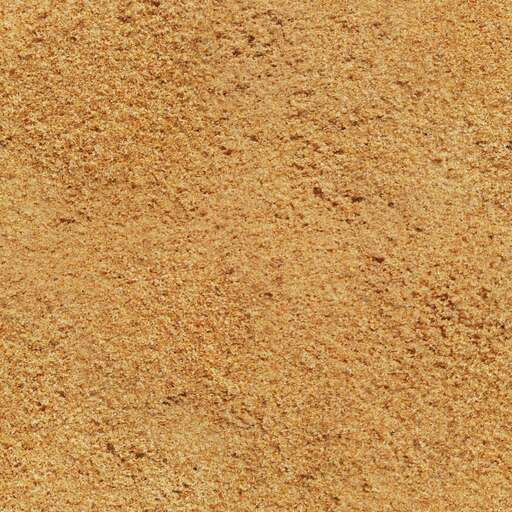
#> input picture images/WhatsApp Image 2025-11-27 at 2.20.16 PM (1).jpeg, 512 x 512 px
$ python -i advanced_analyzer.py   (imports and definitions only)   (older library calls are emulated)
#> lines starting #> are read from the running program, lines starting #| are printed output that depends on the picture; after the words box and inside, x2 and y2 are one past the last pixel; in counts of white or black regions, pixels touching at a corner belong together
"""
Advanced image processing with additional analysis
"""

import cv2
import numpy as np
from scipy import ndimage
import matplotlib.pyplot as plt


class AdvancedImageAnalyzer:
    """Advanced image analysis capabilities"""

    # [22 lines left out: functions detect_edges, extract_color_features, not called in this run]

    @staticmethod
    def watershed_segmentation(image_path):
        """Advanced segmentation using watershed algorithm"""
        image = cv2.imread(image_path)
#> image is the input picture: shape (512, 512, 3); mean B, G, R 81.7, 144.9, 196.6
        gray = cv2.cvtColor(image, cv2.COLOR_BGR2GRAY)
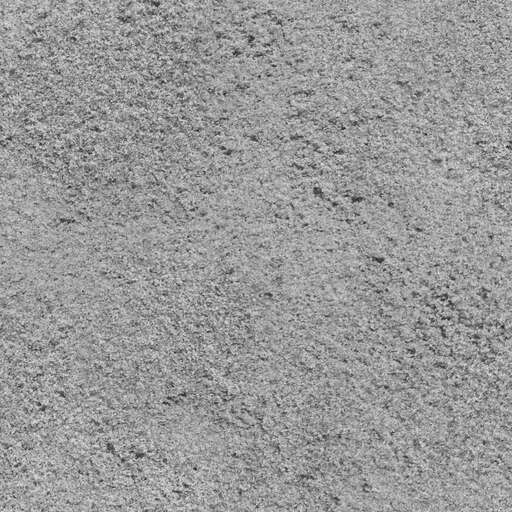
#> gray: shape (512, 512); min 20, max 239, mean 153.2

        ret, thresh = cv2.threshold(gray, 0, 255, cv2.THRESH_BINARY_INV + cv2.THRESH_OTSU)
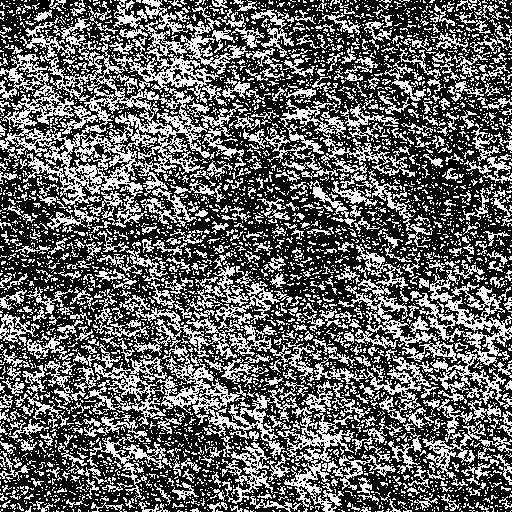
#> thresh: shape (512, 512); 38.7% white in thin lines or dots
#> ret = 148

        kernel = cv2.getStructuringElement(cv2.MORPH_RECT, (3, 3))
        sure_bg = cv2.dilate(thresh, kernel, iterations=3)
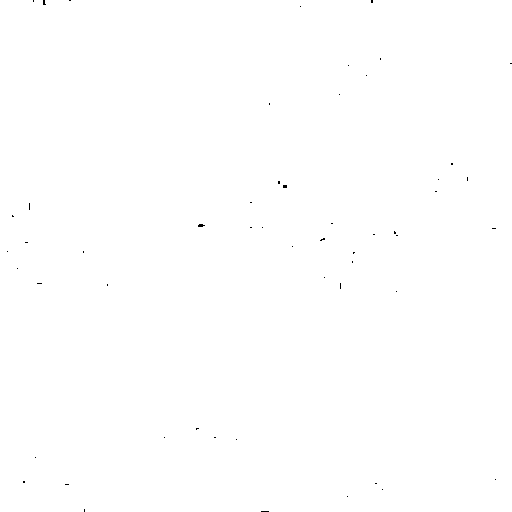
#> sure_bg: shape (512, 512); 99.9% white; black in thin lines or dots

        dist_transform = cv2.distanceTransform(thresh, cv2.DIST_L2, 5)
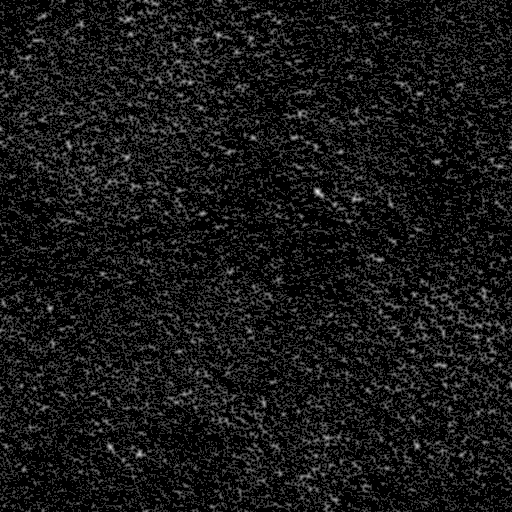
#> dist_transform: shape (512, 512) float32; min 0, max 5, mean 0.438; drawn with min black and max white
        ret, sure_fg = cv2.threshold(dist_transform, 0.7 * dist_transform.max(), 255, 0)
#> sure_fg: shape (512, 512) float32; 0.01% white in thin lines or dots, all inside (x1, y1, x2, y2) = (49, 19, 418, 455)
#> ret = 3.5

        sure_fg = np.uint8(sure_fg)
        unknown = cv2.subtract(sure_bg, sure_fg)
#> unknown: shape (512, 512); 99.9% white; black in thin lines or dots

        ret, markers = cv2.connectedComponents(sure_fg)
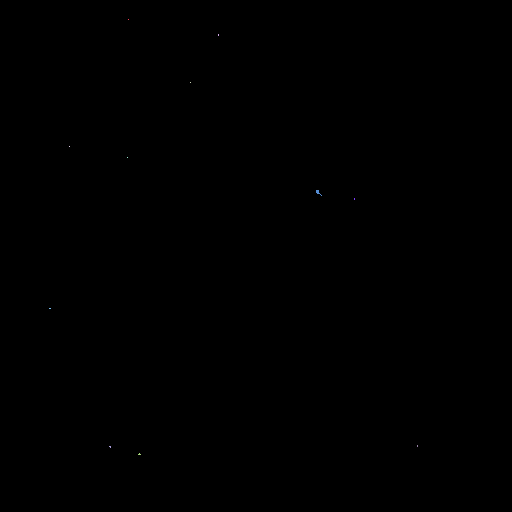
#> markers: shape (512, 512) int32; 12 distinct labels, from 0 to 11; one colour per label, 0 black
#> ret = 12
        markers = markers + 1
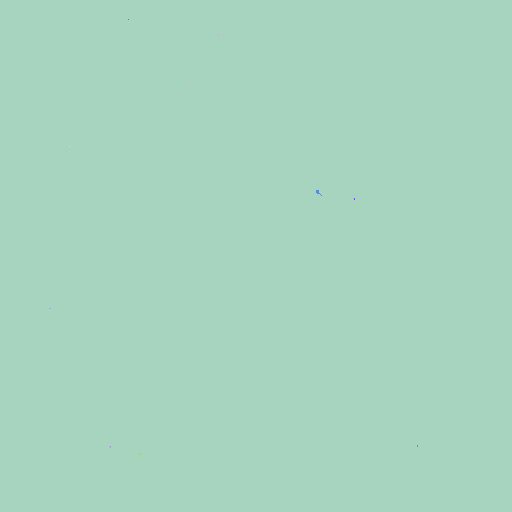
#> markers: shape (512, 512) int32; 12 distinct labels, from 1 to 12; one colour per label, 0 black
        markers[unknown == 255] = 0
#> markers: shape (512, 512) int32; 13 distinct labels, from 0 to 12

        markers = cv2.watershed(image, markers)
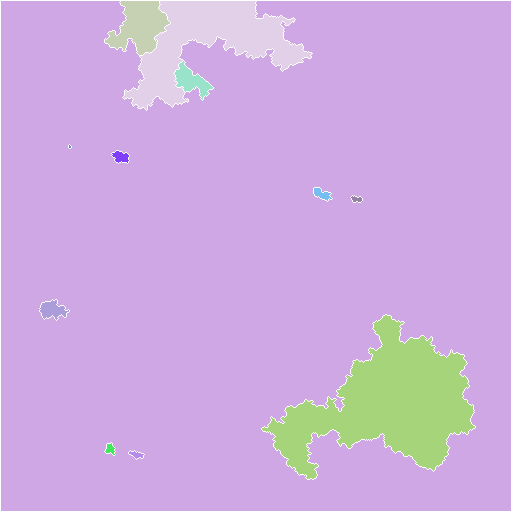
#> markers: shape (512, 512) int32; 13 distinct labels, from -1 to 12; one colour per label, 0 black, -1 white

        return markers

    # [121 lines left out: functions analyze_texture, compare_images, estimate_sand_composition, quality_assessment, batch_analyze_images, not called in this run]

>>> result = AdvancedImageAnalyzer().watershed_segmentation('../images/WhatsApp Image 2025-11-27 at 2.20.16 PM (1).jpeg')

$ run again, on images/WhatsApp Image 2025-11-27 at 2.20.16 PM (2).jpeg
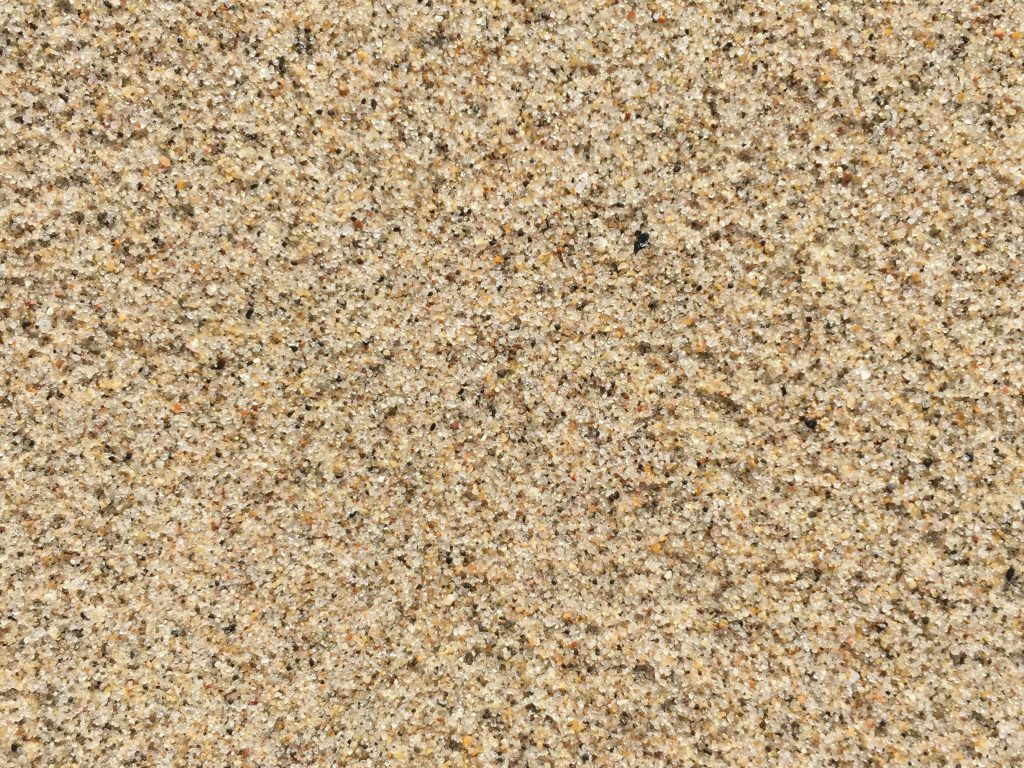
#> input picture images/WhatsApp Image 2025-11-27 at 2.20.16 PM (2).jpeg, 1024 x 768 px
#> in watershed_segmentation, image is the input picture: shape (768, 1024, 3); mean B, G, R 129, 163.9, 188.2
#> in watershed_segmentation, `ret, thresh = cv2.threshold(gray, 0, 255, cv2.THRESH_BINARY_INV + cv2...`:
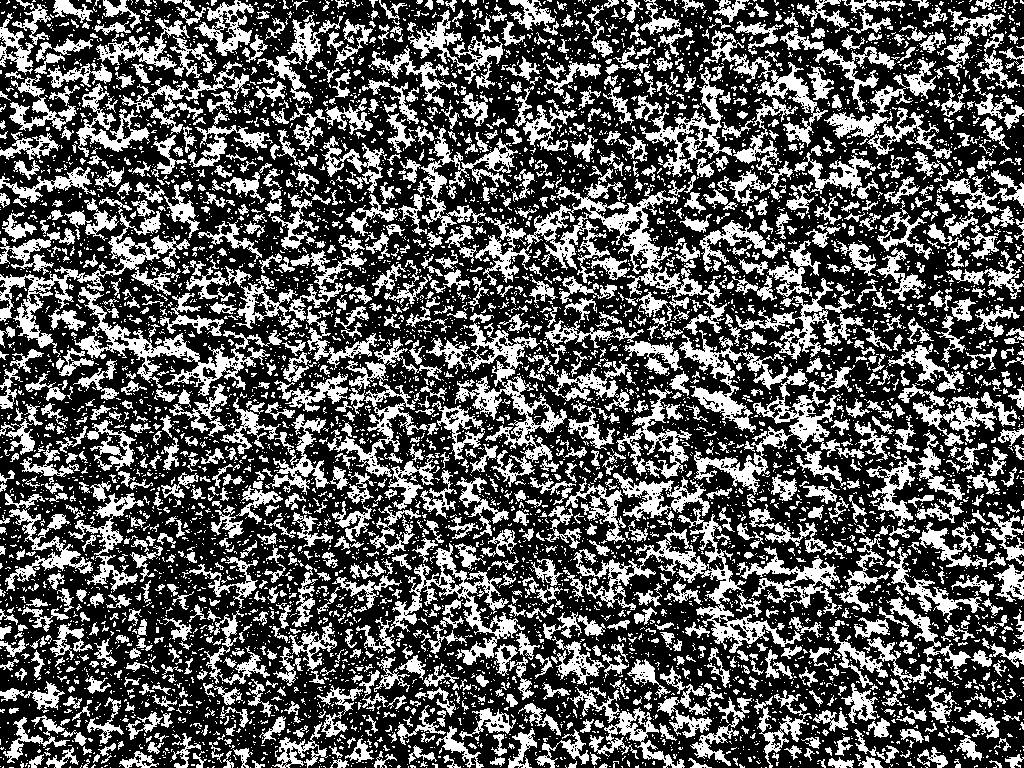
#> thresh: shape (768, 1024); 35.1% white; 7262 white regions (5918 under 20 px), largest, box (x1, y1, x2, y2) and area: (475, 181, 727, 335) 7108, (573, 508, 803, 653) 5077, (694, 352, 846, 495) 4668
#> in watershed_segmentation, `ret, thresh = cv2.threshold(gray, 0, 255, cv2.THRESH_BINARY_INV + cv2...`: ret = 157
#> sure_bg: shape (768, 1024); 96.7% white; 1697 black regions (1319 under 20 px), largest, box (x1, y1, x2, y2) and area: (491, 102, 515, 122) 208, (921, 252, 944, 283) 207, (1002, 723, 1024, 747) 186
#> in watershed_segmentation, `ret, sure_fg = cv2.threshold(dist_transform, 0.7 * dist_transform.max(..`: ret = 4.9
#> in watershed_segmentation, `ret, markers = cv2.connectedComponents(sure_fg)`: ret = 93
#> in watershed_segmentation, `markers = cv2.watershed(image, markers)`:
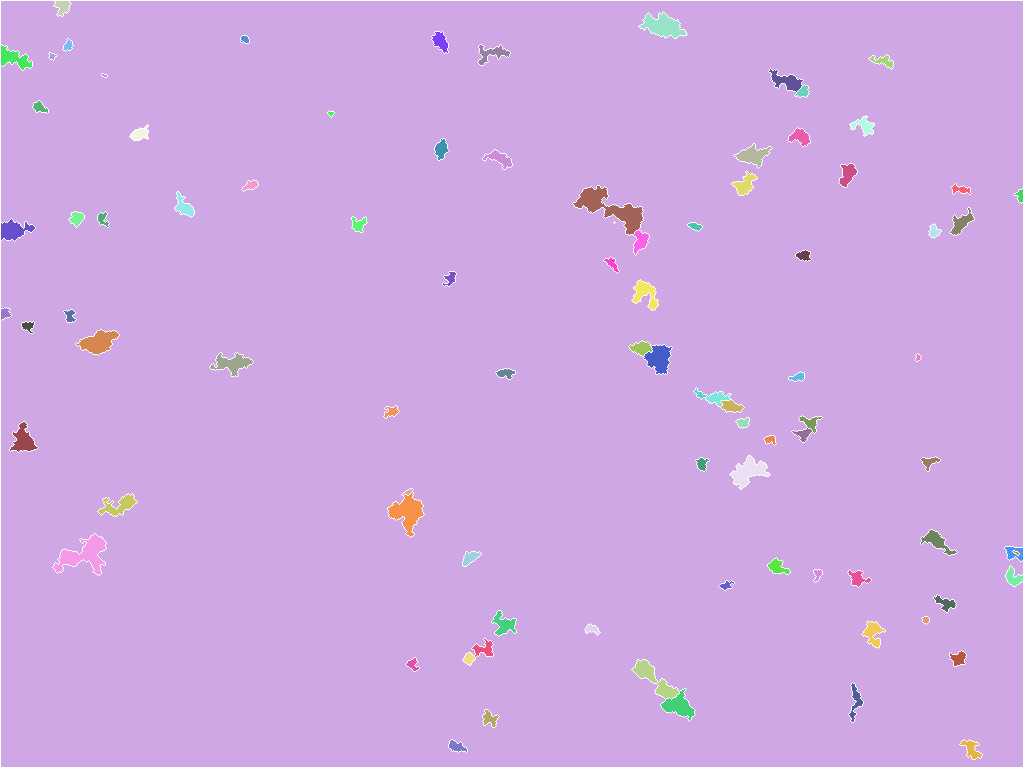
#> markers: shape (768, 1024) int32; 92 distinct labels, from -1 to 93; one colour per label, 0 black, -1 white
